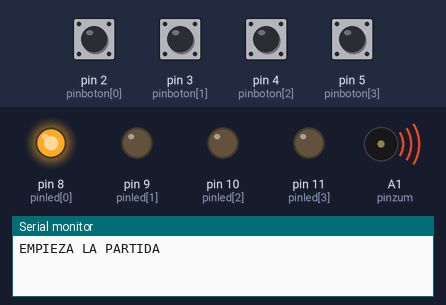
This sketch was run on a simulated Arduino Uno, built with avr-gcc and run on an emulated ATmega328P. On the bench: output pins drawn as LEDs (lit = HIGH), buzzer (waves = sounding), the last lines printed to the serial monitor. The test bench sets the inputs (shaded band); at power-on: pin 2 (pinboton[0]), pin 3 (pinboton[1]), pin 4 (pinboton[2]), pin 5 (pinboton[3]) LOW. Random numbers use the default seed unless the sketch sets one.

Above: at 3.2 s.
3.3 s: pin 2 (pinboton[0]) pulled HIGH for 1 s
At 7.9 s:
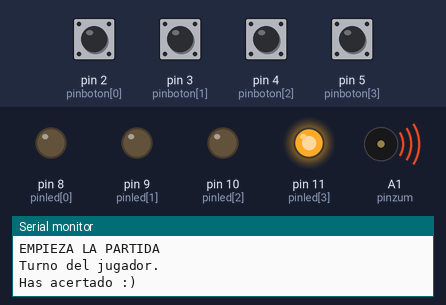
At 8.5 s:
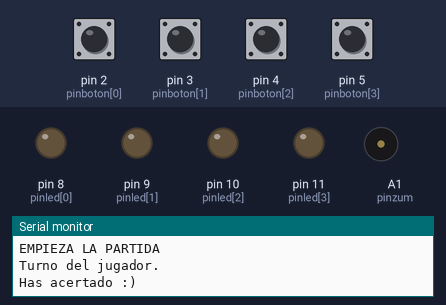
Timing chart, 0 to 10.0 s (numbered marks = the images above; inputs shaded):
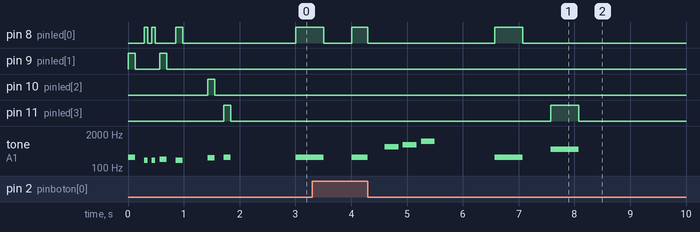

Measured:
- after the input at 3.3 s, pin 11 (pinled[3]): LOW → HIGH after 4.3 s, → LOW 0.50 s later
- by itself, tone on A1 (pinzum): plays 262 Hz for 0.29 s, 659 Hz for 0.25 s, 784 Hz for 0.25 s, 1047 Hz for 0.25 s, 262 Hz for 0.50 s, 523 Hz for 0.50 s

The sketch:

Simon.ino
```cpp
/*
 * ARDUINO SAYS
 * Programado por: Marina Rodríguez Garrido
 *
*/


#include "pitches.h"


int maxsec = 25;              // Número máximo de valores de secuencia. NOTA: debe coincidir con el tamaño de secuencia.
int secuencia[25];            // Vector de valores aleatorios entre 0 y 3.
int numsec = 0;               // Número actual de elementos de secuencia.

int espera = 500;             // Tiempo que se mantiene el led encendido cuando muestra la secuencia.

int numbotones = 4;           // Número de botones (y leds). NOTA: debe coincidir con el tamaño de pinled y pinboton.
int pinled[] = {8,9,10,11};   // Lista de pines para los led.
int pinboton[] = {2,3,4,5};   // Lista de pines para los botones.
int pinzum=A1;                // Pin del zumbador.


int notas_botones[] = {NOTE_C4, NOTE_E4, NOTE_G4, NOTE_C5};

/* *** MÚSICA ***
 * Cada canción usa 3 variables obligatorias y dos opcionales:
 *   mel_<nombre>   -> Notas de la canción (consultar el fichero pitches.h para ver la lista de notas)
 *   dur_<nombre>   -> Duración de cada nota (4 = quarter note, 8 = eighth note, etc.)
 *   tam_<nombre>   -> Tamaño de los dos vectores anteriores (Deben ser iguales)
 *   luz_<nombre>   -> Luz que se tiene que encender con cada nota (opcional)
 *   ltam_<nombre>  -> Tamaño del vector de luces (opcional)
*/


//Música inicio interacción de usuario
int mel_comenzar[]={NOTE_C4};
int dur_comenzar[]={4};
int tam_comenzar=1;


//Música inicio del juego
int mel_iniciojuego[]={NOTE_C4, NOTE_G3, NOTE_G3, NOTE_A3, NOTE_G3, 0, NOTE_B3, NOTE_C4};
int dur_iniciojuego[]={4, 8, 8, 4, 4, 4, 4, 4};
int tam_iniciojuego=8;
int luz_iniciojuego[]={1, 0, 0, 1, 0, -1, 2, 3};
int ltam_iniciojuego = 8;


//Música perder
int mel_perder[]={0, NOTE_C4, NOTE_B3, NOTE_AS3};
int dur_perder[]={2,4,4,1};
int tam_perder=4;
int luz_perder1[]={-1, 0, 1, 0};
int luz_perder2[]={-1, 2, 3, 2};
int ltam_perder = 4;


//Música ganar
int mel_bien[]={NOTE_E5, NOTE_G5, NOTE_C6};
int dur_bien[]={4,4,4};
int tam_bien=3;


void setup() {

  Serial.begin(19200);
  randomSeed(analogRead(1)); //para que no se repita la secuencia
  for (int i=0; i<numbotones; i=i+1){
    pinMode (pinled[i], OUTPUT);
  }
  for (int i=0; i<numbotones; i=i+1){
    pinMode (pinboton[i], INPUT);
  }
  pinMode (pinzum, OUTPUT);

  Serial.println("EMPIEZA LA PARTIDA");
  reproducir(mel_iniciojuego, dur_iniciojuego, tam_iniciojuego, luz_iniciojuego, ltam_iniciojuego);

}


void loop() {

  //INIT parte de mostrar secuencia de luces

  delay(1000);
  rellenar(); // Añadimos un nuevo valor a la secuencia
  for (int i=0; i<numsec; i=i+1) {
    encender(i, espera);
    delay (espera);
  }
//  reproducir (mel_comenzar, dur_comenzar, tam_comenzar);

  //FIN parte de mostrar secuencia de luces


  //INIT parte de pulsar botones

  Serial.println("Turno del jugador.");

  int comprobar=0; //Igual a 0 si no se pulsa ningún botón, +1 botón correcto, -1 botón incorrecto
  for (int i=0; i<numsec && comprobar!=-1; i=i+1) {
    int boton_correcto=secuencia[i];
    comprobar=0;

    int boton_pulsado=pulsar_boton(); //Se queda esperando a que se pulse un botón

    delay(100);
    if (boton_pulsado==boton_correcto){
          comprobar=1;
    }
     else {
          comprobar=-1;
     }
}
  if (comprobar==1){
    //has ganado la ronda
    Serial.println("Has acertado :)");
    delay(200);
    reproducir(mel_bien, dur_bien, tam_bien);
    if (numsec==maxsec){
      //has ganado el juego
      ganarjuego();
    }
  }
  else {
    //has perdido
    perder ();
  }

  //FIN parte de pulsar botones

}


/******************************
*                             *
*          FUNCIONES          *
*                             *
******************************/


/*
 * ENCENDER
 * Recibe una posición del vector de secuencia y un tiempo.
 * Enciende el led correspondiente durante el tiempo indicado.
 *
*/
void encender(int posic, int duracion){
  int valor=secuencia[posic];
  int pin=pinled[valor];
  digitalWrite(pin, HIGH);
  tone(pinzum, notas_botones[valor]);
  delay(duracion);
  noTone(pinzum);
  digitalWrite(pin, LOW);
}

/*
 * get Pin Led
 * Recibe el indice de la luz y devuelve el pin en el que está.
 * Si recibe un valor fuera de rango (0, 1, 2, 3) devuelve null
 *
*/
int getPinLed(int indice) {
  if(indice < 0 or indice > 3) {
    return NULL;
  } else {
    return pinled[indice];
  }
}

/*
 * RELLENAR
 * Inserta un nuevo elemento entre 0 y 3 en secuencia
*/
void rellenar() {
    secuencia[numsec]=random(4);
    numsec=numsec+1;
}


/*
 * REPRODUCIR
 * Reproduce melodías en el zumbador.
 * Recibe como parámetros las notas y la duración de cada nota, como vectores de enteros, y el tamaño de los vectores
 * Fuente: https://www.arduino.cc/en/Tutorial/ToneMelody?from=Tutorial.Tone
*/
void reproducir(int nota[], int duracion[], int tam) {
   // iterate over the notes of the melody:
  for (int thisNote = 0; thisNote<tam; thisNote++) {

    // to calculate the note duration, take one second
    // divided by the note type.
    //e.g. quarter note = 1000 / 4, eighth note = 1000/8, etc.
    int noteDuration = 1000 / duracion[thisNote];
    tone(pinzum, nota[thisNote], noteDuration);

    // to distinguish the notes, set a minimum time between them.
    // the note's duration + 30% seems to work well:
    int pauseBetweenNotes = noteDuration * 1.30;
    delay(pauseBetweenNotes);
    // stop the tone playing:
    noTone(pinzum);
  }
}


/*
 * REPRODUCIR
 * Reproduce melodías en el zumbador.
 * Recibe como parámetros las notas y la duración de cada nota, como vectores de enteros, y el tamaño de los vectores
 * Fuente: https://www.arduino.cc/en/Tutorial/ToneMelody?from=Tutorial.Tone
 *
 * Luces.
 * Opcionalmente esta función puede recibir un vector de enteros con los índices de los pines que debe encender y el tamaño
 * del vector.
 * La función encenderá y apagará los leds al ritmo de las notas. Si el vector de luces es menor que el de la música, repetirá
 * la secuencia hasta que la música pare.
*/
void reproducir(int nota[], int duracion[], int tam, int luces[], int tam_luces) {

  // iterate over the notes of the melody:
  for (int thisNote = 0; thisNote<tam; thisNote++) {

    // to calculate the note duration, take one second
    // divided by the note type.
    //e.g. quarter note = 1000 / 4, eighth note = 1000/8, etc.
    int noteDuration = 500 / duracion[thisNote];


    int luz = getPinLed(luces[thisNote % tam_luces]);

    if(luz != NULL) {
      digitalWrite(luz, HIGH);
    }
    tone(pinzum, nota[thisNote]);
    delay(noteDuration);
    noTone(pinzum);
    if(luz != NULL) {
      digitalWrite(luz, LOW);
    }

    // to distinguish the notes, set a minimum time between them.
    // the note's duration + 30% seems to work well:
    int pauseBetweenNotes = noteDuration * 1.30;
    delay(pauseBetweenNotes);
    // stop the tone playing:
    noTone(pinzum);
  }
}

/*
 * REPRODUCIR
 * Reproduce melodías en el zumbador.
 * Recibe como parámetros las notas y la duración de cada nota, como vectores de enteros, y el tamaño de los vectores
 * Fuente: https://www.arduino.cc/en/Tutorial/ToneMelody?from=Tutorial.Tone
 *
 * Luces.
 * Opcionalmente esta función puede recibir un vector de enteros con los índices de los pines que debe encender y el tamaño
 * del vector.
 * La función encenderá y apagará los leds al ritmo de las notas. Si el vector de luces es menor que el de la música, repetirá
 * la secuencia hasta que la música pare.
*/
void reproducir(int nota[], int duracion[], int tam, int luces1[], int luces2[], int tam_luces) {

  // iterate over the notes of the melody:
  for (int thisNote = 0; thisNote<tam; thisNote++) {

    // to calculate the note duration, take one second
    // divided by the note type.
    //e.g. quarter note = 1000 / 4, eighth note = 1000/8, etc.
    int noteDuration = 500 / duracion[thisNote];


    int luz1 = getPinLed(luces1[thisNote % tam_luces]);
    int luz2 = getPinLed(luces2[thisNote % tam_luces]);
    if(luz1 != NULL) {
      digitalWrite(luz1, HIGH);
    }
    if(luz2 != NULL) {
      digitalWrite(luz2, HIGH);
    }
    tone(pinzum, nota[thisNote]);
    delay(noteDuration);
    noTone(pinzum);
    if(luz1 != NULL) {
      digitalWrite(luz1, LOW);
    }
    if(luz2 != NULL) {
      digitalWrite(luz2, LOW);
    }
    // to distinguish the notes, set a minimum time between them.
    // the note's duration + 30% seems to work well:
    int pauseBetweenNotes = noteDuration * 1.30;
    delay(pauseBetweenNotes);
    // stop the tone playing:
    noTone(pinzum);
  }
}


/*
 * PERDER
 * Ejecuta las acciones necesarias cuando se pierde el juego.
*/
void perder(){
  reproducir(mel_perder, dur_perder, tam_perder, luz_perder1, luz_perder2, ltam_perder);
  Serial.println("Has perdido :(");
  Serial.print("Tu nivel es ");
  Serial.println(numsec);
  numsec=0;
  Serial.println("Pulsa cualquier botón para empezar de nuevo");
  pulsar_boton();
  Serial.println("---------------------------------------------------------");
  Serial.println("PARTIDA NUEVA");
  delay(500);
}


/*
 * GANARJUEGO
 * Ejecuta las acciones necesarias cuando se gana el juego.
*/
void ganarjuego(){
  Serial.println("HAS GANADO :D");
  //TODO música de ganar juego
  numsec=0;
  Serial.println("Pulsa cualquier boton para empezar de nuevo");
  pulsar_boton();
  Serial.println("---------------------------------------------------------");
  Serial.println("PARTIDA NUEVA");
  delay(2000);
}


/*
 * PULSAR_BOTON
 * Mantiene el sistema en espera hasta que se pulsa un botón.
 * Una vez pulsado enciende el led correspondiente y espera a que se suelte.
 *
 * Devuelve el número del botón que se ha pulsado.
*/
int pulsar_boton(){
  while (true){
      for (int j=0; j<numbotones; j=j+1){
        if (digitalRead(pinboton[j])== HIGH){
          int pin=pinled[j];
          int nota = notas_botones[j];
          digitalWrite(pin, HIGH);
          tone(pinzum, nota);
          while (digitalRead(pinboton[j])== HIGH){
            delay(2);
          }
          digitalWrite(pin, LOW);
         noTone(pinzum);
          return(j);
        }
      }
  }
}
```

pitches.h
```cpp
/*************************************************
 * Public Constants
 *************************************************/

#define NOTE_B0  31
#define NOTE_C1  33
#define NOTE_CS1 35
#define NOTE_D1  37
#define NOTE_DS1 39
#define NOTE_E1  41
#define NOTE_F1  44
#define NOTE_FS1 46
#define NOTE_G1  49
#define NOTE_GS1 52
#define NOTE_A1  55
#define NOTE_AS1 58
#define NOTE_B1  62
#define NOTE_C2  65
#define NOTE_CS2 69
#define NOTE_D2  73
#define NOTE_DS2 78
#define NOTE_E2  82
#define NOTE_F2  87
#define NOTE_FS2 93
#define NOTE_G2  98
#define NOTE_GS2 104
#define NOTE_A2  110
#define NOTE_AS2 117
#define NOTE_B2  123
#define NOTE_C3  131
#define NOTE_CS3 139
#define NOTE_D3  147
#define NOTE_DS3 156
#define NOTE_E3  165
#define NOTE_F3  175
#define NOTE_FS3 185
#define NOTE_G3  196
#define NOTE_GS3 208
#define NOTE_A3  220
#define NOTE_AS3 233
#define NOTE_B3  247
#define NOTE_C4  262
#define NOTE_CS4 277
#define NOTE_D4  294
#define NOTE_DS4 311
#define NOTE_E4  330
#define NOTE_F4  349
#define NOTE_FS4 370
#define NOTE_G4  392
#define NOTE_GS4 415
#define NOTE_A4  440
#define NOTE_AS4 466
#define NOTE_B4  494
#define NOTE_C5  523
#define NOTE_CS5 554
#define NOTE_D5  587
#define NOTE_DS5 622
#define NOTE_E5  659
#define NOTE_F5  698
#define NOTE_FS5 740
#define NOTE_G5  784
#define NOTE_GS5 831
#define NOTE_A5  880
#define NOTE_AS5 932
#define NOTE_B5  988
#define NOTE_C6  1047
#define NOTE_CS6 1109
#define NOTE_D6  1175
#define NOTE_DS6 1245
#define NOTE_E6  1319
#define NOTE_F6  1397
#define NOTE_FS6 1480
#define NOTE_G6  1568
#define NOTE_GS6 1661
#define NOTE_A6  1760
#define NOTE_AS6 1865
#define NOTE_B6  1976
#define NOTE_C7  2093
#define NOTE_CS7 2217
#define NOTE_D7  2349
#define NOTE_DS7 2489
#define NOTE_E7  2637
#define NOTE_F7  2794
#define NOTE_FS7 2960
#define NOTE_G7  3136
#define NOTE_GS7 3322
#define NOTE_A7  3520
#define NOTE_AS7 3729
#define NOTE_B7  3951
#define NOTE_C8  4186
#define NOTE_CS8 4435
#define NOTE_D8  4699
#define NOTE_DS8 4978
```
